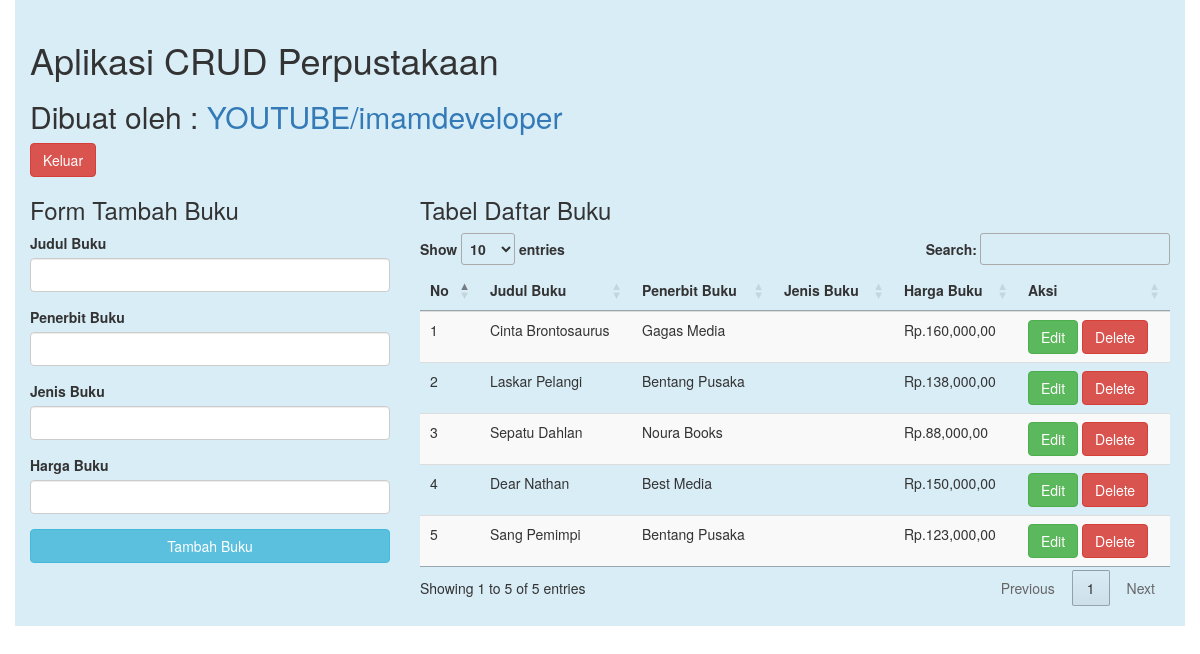
The app's page /home.php with its own data.
### tables this page shows
CREATE TABLE `buku` (
  `id_buku` int(11) NOT NULL,
  `judul_buku` varchar(100) NOT NULL,
  `penerbit_buku` varchar(100) NOT NULL,
  `penulis_buku` varchar(50) NOT NULL,
  `harga_buku` double NOT NULL
);

### formatharga/lib.php (called while the page is built)
<?php
function rupiah($harga_buku){
	$hasil_rupiah = "Rp." . number_format($harga_buku,2,',',',');
	return $hasil_rupiah;
}
?>

### home.php (the view, shortened to what this page needs)
<!DOCTYPE html>
<html lang="en">
<head>
	<link rel="stylesheet" href="bootstrap/css/bootstrap.css">
	<link rel="stylesheet" type="text/css" href="//cdn.datatables.net/1.10.11/css/jquery.dataTables.min.css">
</head>
<body>
	<?php
	include ('./formatharga/lib.php');
	?>
	<?php
	include('dbconnect.php');
	$query = "SELECT * FROM buku";
	$result = mysqli_query($conn , $query);
	?>
	<div class="container bg-info" style="padding-top: 20px; padding-bottom: 20px;">
		<h1>Aplikasi CRUD Perpustakaan</h1>
		<h2>Dibuat oleh : <a class="brand" href="https://www.youtube.com/c/imamdeveloper">
		YOUTUBE/imamdeveloper</a></h2>
		<a href="../logout.php" class="btn btn-danger">Keluar</a>
		<div class="row">
			<div class="col-sm-4">
				<h3>Form Tambah Buku</h3>
				<form role="form" action="insert.php" method="post">
					<div class="form-group">
						<label>Judul Buku</label>
						<input type="text" name="judul_bk" class="form-control">
					</div>
					<div class="form-group">
						<label>Penerbit Buku</label>
						<input type="text" name="terbit_bk" class="form-control">
					</div>
					<div class="form-group">
						<label>Jenis Buku</label>
						<input type="text" name="genre_bk" class="form-control">
					</div>
					<div class="form-group">
						<label>Harga Buku</label>
						<input type="text" name="harga_bk" class="form-control">
					</div>
					<button type="submit" class="btn btn-info btn-block">Tambah Buku</button>
				</form>
			</div>
			<div class="col-sm-8">
				<h3>Tabel Daftar Buku</h3>
				<table class="table table-striped table-hover dtabel">
					<thead>
						<tr>
							<th>No</th>
							<th>Judul Buku</th>
							<th>Penerbit Buku</th>
							<th>Jenis Buku</th>
							<th>Harga Buku</th>
							<th>Aksi</th>
						</tr>
					</thead>
					<tbody>
						<?php
							$no = 1;
							while ($row = mysqli_fetch_assoc($result)) {
						?>
						<tr>
							<td><?php echo $no++; ?></td>
							<td><?php echo $row['judul_buku']; ?></td>
							<td><?php echo $row['penerbit_buku']; ?></td>
							<td><?php echo $row['genre_buku']; ?></td>
							<td><?php echo rupiah ($row['harga_buku']); ?></td>
							<td>
								<a href="editform.php?id=<?php echo $row['id_buku'];?>" class="btn btn-success" role="button">Edit</a>
								<a href="delete.php?id=<?php echo $row['id_buku']?>" class="btn btn-danger" role="button">Delete</a>
							</td>
						</tr>
						<?php
							}
						?>
					</tbody>
				</table>
			</div>
		</div>
	</div>
</body>
</html>

### records on screen
buku: judul_buku "Cinta Brontosaurus", penerbit_buku "Gagas Media", harga_buku "Rp.160,000,00"
buku: judul_buku "Laskar Pelangi", penerbit_buku "Bentang Pusaka", harga_buku "Rp.138,000,00"
buku: judul_buku "Sepatu Dahlan", penerbit_buku "Noura Books", harga_buku "Rp.88,000,00"
buku: judul_buku "Dear Nathan", penerbit_buku "Best Media", harga_buku "Rp.150,000,00"
buku: judul_buku "Sang Pemimpi", penerbit_buku "Bentang Pusaka", harga_buku "Rp.123,000,00"
